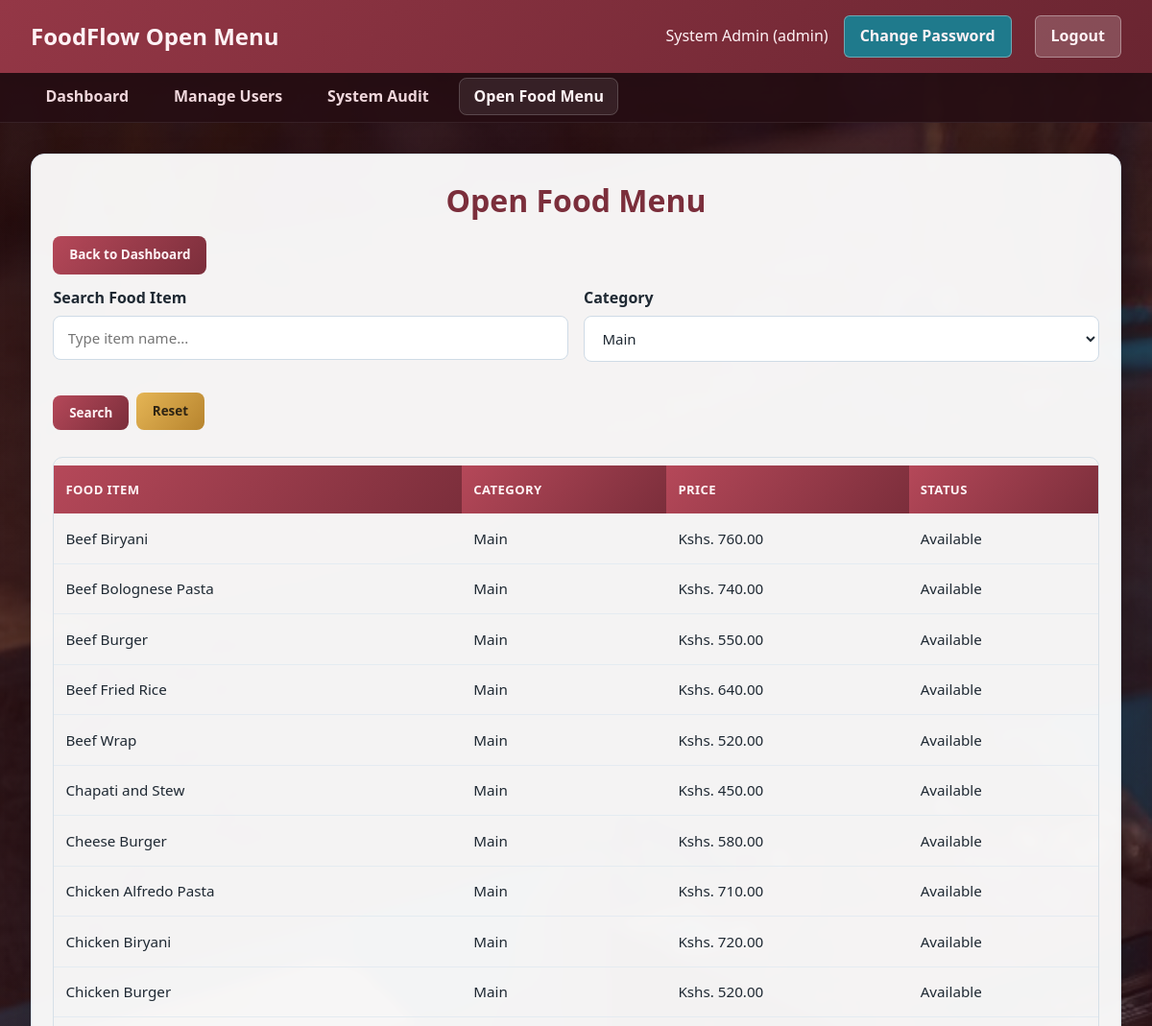
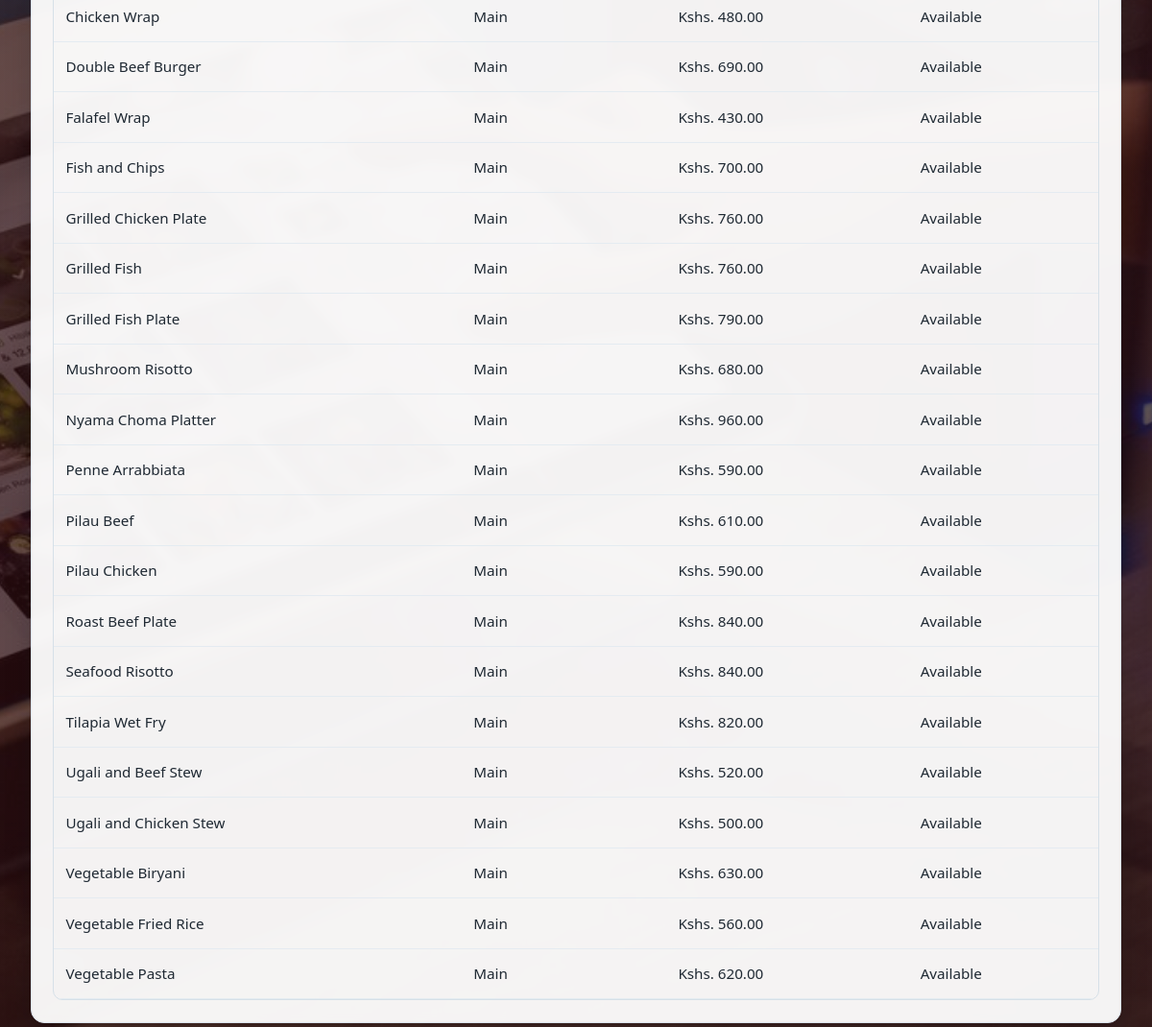
The app's page /roles/open_menu.php?category=Main (signed in) with its own data (2 pictures, top to bottom).
### tables this page shows
CREATE TABLE `menu_items` (
  `id` int NOT NULL AUTO_INCREMENT,
  `name` varchar(120) NOT NULL,
  `category` varchar(80) DEFAULT NULL,
  `selling_price` decimal(10,2) NOT NULL,
  `is_available` tinyint(1) DEFAULT '1',
  `created_at` timestamp NULL DEFAULT CURRENT_TIMESTAMP,
  PRIMARY KEY (`id`)
);

### roles/open_menu.php (the view, shortened to what this page needs)
<?php
$conn = new mysqli('localhost', 'root', '1234', 'food_inventory');
$q = trim($_GET['q'] ?? '');
$category = trim($_GET['category'] ?? '');
$sql = 'SELECT id, name, category, selling_price, is_available FROM menu_items WHERE 1=1';
$params = [];
$types = '';
if ($category !== '') {
    $sql .= ' AND category = ?';
    $types .= 's';
    $params[] = $category;
}
$sql .= ' ORDER BY is_available DESC, name ASC';
$stmt = $conn->prepare($sql);
if ($stmt && $types !== '') {
    $stmt->bind_param($types, ...$params);
}
if ($stmt) {
    $stmt->execute();
    $menu = $stmt->get_result();
} else {
    $menu = $conn->query('SELECT id, name, category, selling_price, is_available FROM menu_items ORDER BY is_available DESC, name ASC');
}
$categories = $conn->query('SELECT DISTINCT category FROM menu_items WHERE category IS NOT NULL AND category <> "" ORDER BY category');
$role = (string)($_SESSION['role'] ?? 'manager');
$roleClassMap = [
    'waiter' => 'dashboard-waiter',
    'chef' => 'dashboard-chef',
    'manager' => 'dashboard-manager',
    'admin' => 'dashboard-admin'
];
$roleThemeClass = $roleClassMap[$role] ?? 'dashboard-manager';
$dashboardLink = 'manager_dashboard.php';
$navLinks = [
    ['href' => 'manager_dashboard.php', 'label' => 'Dashboard'],
    ['href' => 'manager_controls.php', 'label' => 'Thresholds & Approvals'],
    ['href' => 'manager_reports.php', 'label' => 'Reports'],
    ['href' => 'open_menu.php', 'label' => 'Open Food Menu', 'active' => true],
];
if ($role === 'admin') {
    $dashboardLink = '../admin/admin_dashboard.php';
    $navLinks = [
        ['href' => '../admin/admin_dashboard.php', 'label' => 'Dashboard'],
        ['href' => '../admin/manage_users.php', 'label' => 'Manage Users'],
        ['href' => '../admin/system_audit.php', 'label' => 'System Audit'],
        ['href' => 'open_menu.php', 'label' => 'Open Food Menu', 'active' => true],
    ];
}
?>
<!DOCTYPE html>
<html lang="en">
<head>
    <link rel="stylesheet" href="roles_styles.css">
</head>
<body class="dashboard-photo <?php echo htmlspecialchars($roleThemeClass); ?>">
<nav class="navbar">
    <div class="navbar-brand">FoodFlow Open Menu</div>
    <div class="navbar-user">
        <span><?php echo htmlspecialchars((string)($_SESSION['user_name'] ?? 'User')); ?> (<?php echo htmlspecialchars((string)($_SESSION['role'] ?? 'staff')); ?>)</span>
        <a href="../auth/change_password.php" class="logout-btn" style="margin-right:8px;background:#1f7a8c;">Change Password</a>
        <a href="../auth/logout.php" class="logout-btn">Logout</a>
    </div>
</nav>
<nav class="admin-nav">
    <ul class="admin-nav-links">
        <?php foreach ($navLinks as $link): ?>
            <li>
                <a href="<?php echo htmlspecialchars($link['href']); ?>" class="<?php echo !empty($link['active']) ? 'active' : ''; ?>"><?php echo htmlspecialchars($link['label']); ?></a>
            </li>
        <?php endforeach; ?>
    </ul>
</nav>
<div class="container">
    <div class="card">
        <h1>Open Food Menu</h1>
        <p style="margin-bottom:12px;"><a href="<?php echo htmlspecialchars($dashboardLink); ?>" class="btn btn-primary">Back to Dashboard</a></p>
        <form method="GET" class="form-grid" style="margin-bottom:12px;">
            <div class="form-group">
                <label for="q">Search Food Item</label>
                <input id="q" type="text" name="q" value="<?php echo htmlspecialchars($q); ?>" placeholder="Type item name...">
            </div>
            <div class="form-group">
                <label for="category">Category</label>
                <select id="category" name="category">
                    <?php while ($c = $categories->fetch_assoc()): ?>
                        <?php $cat = (string)$c['category']; ?>
                        <option value="<?php echo htmlspecialchars($cat); ?>" <?php echo ($category === $cat) ? 'selected' : ''; ?>><?php echo htmlspecialchars($cat); ?></option>
                    <?php endwhile; ?>
                </select>
            </div>
            <div class="form-group" style="display:flex;gap:8px;align-items:flex-end;">
                <button type="submit" class="btn btn-primary">Search</button>
                <a href="open_menu.php" class="btn btn-warning">Reset</a>
            </div>
        </form>
        <div class="table-responsive">
            <table class="data-table">
                <thead>
                    <tr>
                        <th>Food Item</th>
                        <th>Category</th>
                        <th>Price</th>
                        <th>Status</th>
                    </tr>
                </thead>
                <tbody>
                <?php if ($menu && $menu->num_rows > 0): ?>
                    <?php while ($m = $menu->fetch_assoc()): ?>
                        <tr>
                            <td><?php echo htmlspecialchars((string)$m['name']); ?></td>
                            <td><?php echo htmlspecialchars((string)$m['category']); ?></td>
                            <td>Kshs. <?php echo number_format((float)$m['selling_price'], 2); ?></td>
                            <td><?php echo ((int)$m['is_available'] === 1) ? 'Available' : 'Unavailable'; ?></td>
                        </tr>
                    <?php endwhile; ?>
                <?php else: ?>
                    <tr>
                        <td colspan="4">No menu items found.</td>
                    </tr>
                <?php endif; ?>
                </tbody>
            </table>
        </div>
    </div>
</div>
</body>
</html>

### records on screen
menu_items: name "Beef Biryani", category "Main", selling_price "760.00", is_available "Available"
menu_items: name "Beef Bolognese Pasta", category "Main", selling_price "740.00", is_available "Available"
menu_items: name "Beef Burger", category "Main", selling_price "550.00", is_available "Available"
menu_items: name "Beef Fried Rice", category "Main", selling_price "640.00", is_available "Available"
menu_items: name "Beef Wrap", category "Main", selling_price "520.00", is_available "Available"
menu_items: name "Chapati and Stew", category "Main", selling_price "450.00", is_available "Available"
menu_items: name "Cheese Burger", category "Main", selling_price "580.00", is_available "Available"
menu_items: name "Chicken Alfredo Pasta", category "Main", selling_price "710.00", is_available "Available"
menu_items: name "Chicken Biryani", category "Main", selling_price "720.00", is_available "Available"
menu_items: name "Chicken Burger", category "Main", selling_price "520.00", is_available "Available"
menu_items: name "Chicken Wrap", category "Main", selling_price "480.00", is_available "Available"
menu_items: name "Double Beef Burger", category "Main", selling_price "690.00", is_available "Available"
menu_items: name "Falafel Wrap", category "Main", selling_price "430.00", is_available "Available"
menu_items: name "Fish and Chips", category "Main", selling_price "700.00", is_available "Available"
menu_items: name "Grilled Chicken Plate", category "Main", selling_price "760.00", is_available "Available"
menu_items: name "Grilled Fish", category "Main", selling_price "760.00", is_available "Available"
menu_items: name "Grilled Fish Plate", category "Main", selling_price "790.00", is_available "Available"
menu_items: name "Mushroom Risotto", category "Main", selling_price "680.00", is_available "Available"
menu_items: name "Nyama Choma Platter", category "Main", selling_price "960.00", is_available "Available"
menu_items: name "Penne Arrabbiata", category "Main", selling_price "590.00", is_available "Available"
menu_items: name "Pilau Beef", category "Main", selling_price "610.00", is_available "Available"
menu_items: name "Pilau Chicken", category "Main", selling_price "590.00", is_available "Available"
menu_items: name "Roast Beef Plate", category "Main", selling_price "840.00", is_available "Available"
menu_items: name "Seafood Risotto", category "Main", selling_price "840.00", is_available "Available"
menu_items: name "Tilapia Wet Fry", category "Main", selling_price "820.00", is_available "Available"
menu_items: name "Ugali and Beef Stew", category "Main", selling_price "520.00", is_available "Available"
menu_items: name "Ugali and Chicken Stew", category "Main", selling_price "500.00", is_available "Available"
menu_items: name "Vegetable Biryani", category "Main", selling_price "630.00", is_available "Available"
menu_items: name "Vegetable Fried Rice", category "Main", selling_price "560.00", is_available "Available"
menu_items: name "Vegetable Pasta", category "Main", selling_price "620.00", is_available "Available"

### other values on screen
$_SESSION['user_name'] "System Admin"
$_SESSION['role'] "admin"
$link['label'] "Dashboard"
$link['label'] "Manage Users"
$link['label'] "System Audit"
$link['label'] "Open Food Menu"
form field category "Main"
